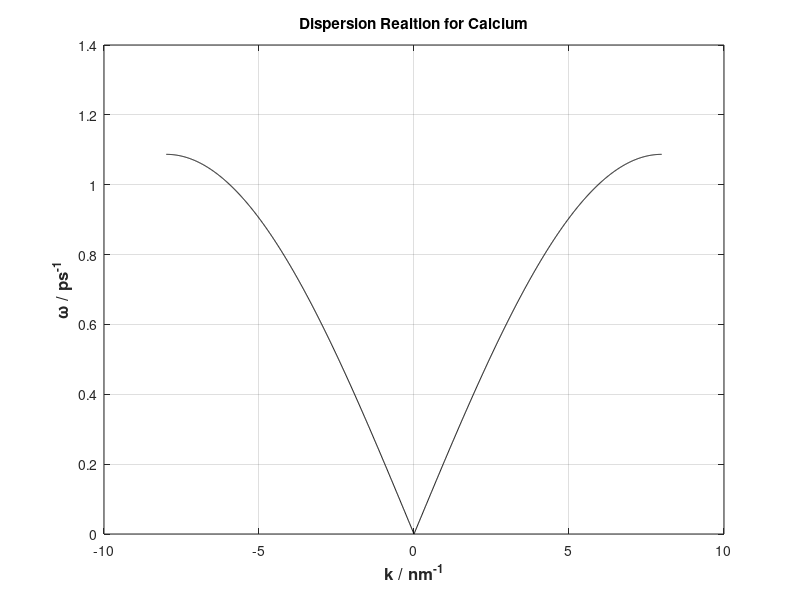

The MATLAB script that drew this image:
clear all 
close all
clc

Y = 20e9;
lam = sqrt(2)/(5.56*10^(-10));

M = 1.660539*10^(-27)*40.078;


max = (pi*lam)/1e9

k = -max:0.01:max;

w = sqrt(Y/(M*lam)) * abs(sin(1e9*k/(2*lam))) / 10e12;

plot(k,w, 'black')
grid();
title('Dispersion Realtion for Calcium')
ylabel('\omega / ps^{-1}','fontweight','bold','fontsize',12)
xlabel('k / nm^{-1}','fontweight','bold','fontsize',12)

w(end)